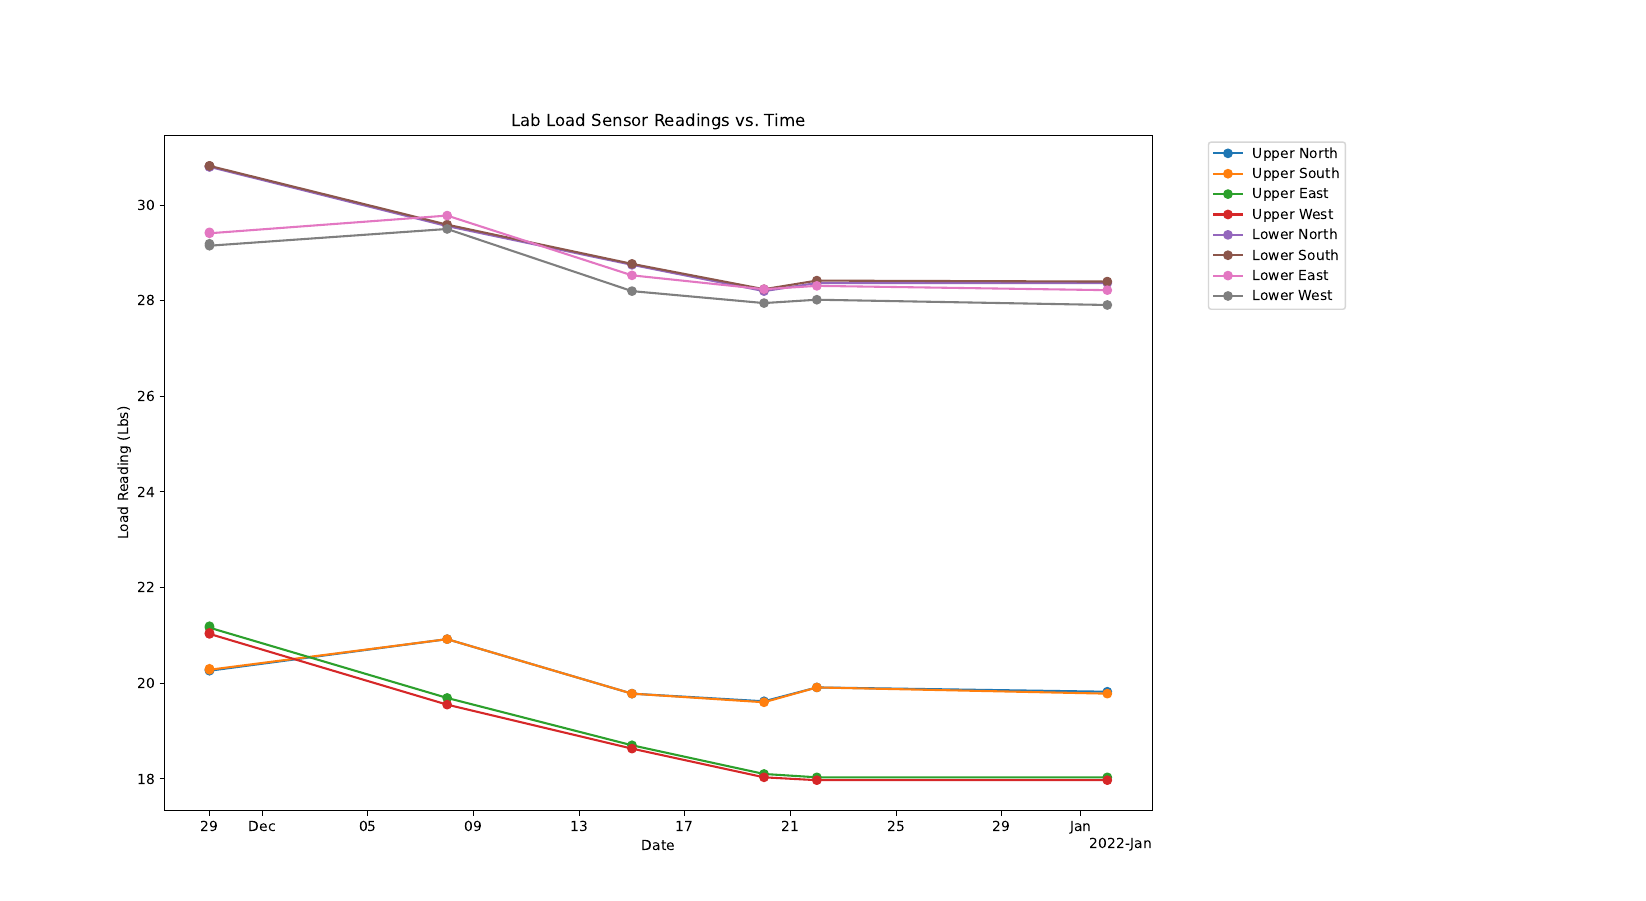

Generate this figure with Python:
import numpy as np
import matplotlib.pyplot as plt
from datetime import datetime
import matplotlib.dates as mdates

# Load Data from Load Sensors in All Locations at all dates. Units: lbs 

# Dates and times 
dates = np.array(['2021-11-29', '2021-11-29', '2021-12-08', '2021-12-15',
                  '2021-12-20', '2021-12-22', '2022-01-02', '2022-01-10'])
dates = [datetime.strptime(val, "%Y-%m-%d") for val in dates]


# U = upper, L = lower, S = south, N = north, E = east, W = west
UN_snsr_rdgs = np.array([20.28, 20.26, 20.92, 19.78, 19.62, 19.91, 19.82,19.16]) 
US_snsr_rdgs = np.array([20.3, 20.28, 20.92, 19.78, 19.6, 19.91, 19.78, 19.14])
UE_snsr_rdgs = np.array([21.19, 21.16, 19.69, 18.7, 18.1, 18.03, 18.03,15.45])
UW_snsr_rdgs = np.array([21.05, 21.03, 19.55, 18.63, 18.03, 17.97, 17.97,15.37])

LN_snsr_rdgs = np.array([30.8, 30.8, 29.56, 28.75, 28.2, 28.37, 28.37, 25.18])
LS_snsr_rdgs = np.array([30.82, 30.82, 29.59, 28.77, 28.24, 28.42, 28.4, 25.24]) 
LE_snsr_rdgs = np.array([29.43, 29.41, 29.78, 28.53, 28.24, 28.31, 28.22, 27.98])
LW_snsr_rdgs = np.array([29.19, 29.15, 29.5, 28.2, 27.95, 28.02, 27.91, 27.73])
snsrs = np.array([UN_snsr_rdgs, US_snsr_rdgs, UE_snsr_rdgs, UW_snsr_rdgs, 
	     LN_snsr_rdgs, LS_snsr_rdgs, LE_snsr_rdgs, LW_snsr_rdgs])

# Plot Data 
fig = plt.figure()
ax = fig.add_axes([0.1, 0.1, 0.6, 0.75])
locator = mdates.AutoDateLocator()
formatter = mdates.ConciseDateFormatter(locator)
ax.xaxis.set_major_locator(locator)
ax.xaxis.set_major_formatter(formatter)

colors = ['#1f77b4','#ff7f0e','#2ca02c','#d62728','#9467bd','#8c564b',
		  '#e377c2','#7f7f7f','#bcbd22','#17becf','#1a55FF']
labels = ['Upper North','Upper South','Upper East','Upper West',
		  'Lower North','Lower South','Lower East','Lower West']
for i in range(len(snsrs)):
	ax.plot(dates, snsrs[i], marker='o', label=labels[i], color=colors[i])

ax.set_ylabel('Load Reading (Lbs)')
ax.set_xlabel('Date')
ax.set_title('Lab Load Sensor Readings vs. Time')
ax.legend(bbox_to_anchor=(1.05, 1), loc='upper left')
plt.show()
#fig.savefig('loadchange_over_time.pdf')



